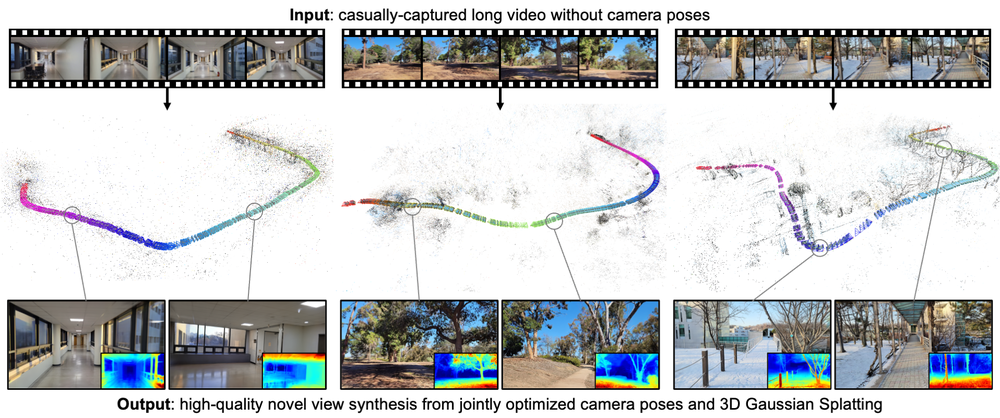
#> input picture assets/teaser.png, 1000 x 418 px, shrunk from 1920 x 802 before the run
$ python generate_heatmaps_appearance.py --input_dir assets
#> lines starting #> are read from the running program, lines starting #| are printed output that depends on the picture; after the words box and inside, x2 and y2 are one past the last pixel; in counts of white or black regions, pixels touching at a corner belong together
"""
generate_heatmaps_appearance.py
───────────────────────────────
Appearance 기반 snow heatmap 생성 (모델·GPU 불필요).

눈 = 작고(small) + 주변보다 밝고(local bright) + 무채색(흰색).
  - White top-hat: 큰 균일 영역(벽) 제거, 작은 밝은 구조만 남김
  - 무채색 + 밝기 게이트: 색 있는 자갈/흙/식물 제외, 흰 눈만 통과
  - 절대 스케일 → 프레임 간 일관 (per-image min-max 안 씀)

출력 (heatmap_loss.py 와 동일 contract):
  {out_dir}/{stem}.npy : raw heatmap H [0,1]  (W=exp(-alpha*H)는 학습 시 적용)
  {out_dir}/{stem}.png : 시각화 (밝을수록 눈)

사용법:
    python generate_heatmaps_appearance.py \\
        --input_dir data/snow_scene/images \\
        --out_dir   data/snow_scene/heatmaps

residual 방식(generate_heatmaps.py)이 눈 대신 텍스처를 추적하던 문제(#2)에 대한
appearance 기반 대안. 정지한 흰 장면요소(식물 크림잎·밝은 자갈)는 일부 오검출될 수 있음.
"""
import argparse
import os

import numpy as np
from PIL import Image
from skimage.morphology import white_tophat, disk
from skimage.color import rgb2hsv

IMG_EXTS = {".jpg", ".jpeg", ".png", ".bmp"}


def snow_heatmap(rgb01, radius, sat_thr, val_thr, spread_thr, th_thr, th_scale):
    """Returns raw snow heatmap H [0,1] (밝을수록 눈일 확률 높음)."""
#> called with radius = 5, sat_thr = 0.18, val_thr = 0.5, spread_thr = 0.13, th_thr = 0.08, th_scale = 0.2
    hsv = rgb2hsv(rgb01)
#> hsv: shape (418, 1000, 3) float32; mean of channels 0, 1, 2 0.158, 0.0969, 0.806
    val = hsv[..., 2]                       # 밝기
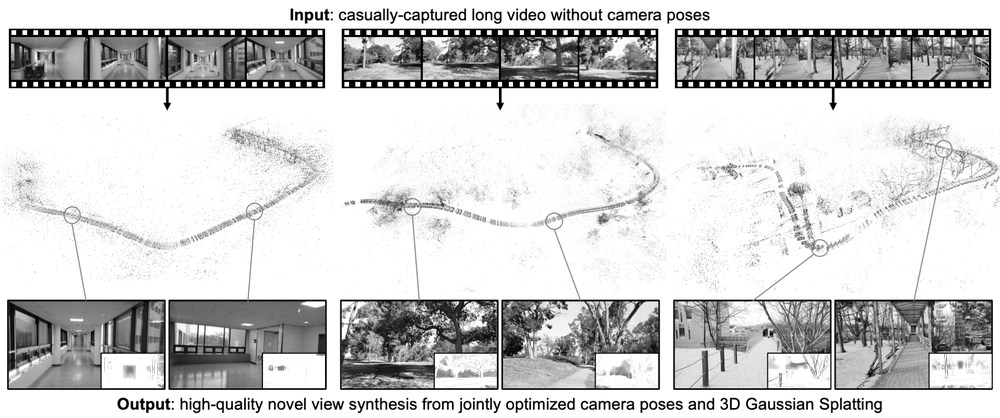
#> val: shape (418, 1000) float32; min 0, max 1, mean 0.806
    sat = hsv[..., 1]                       # 채도
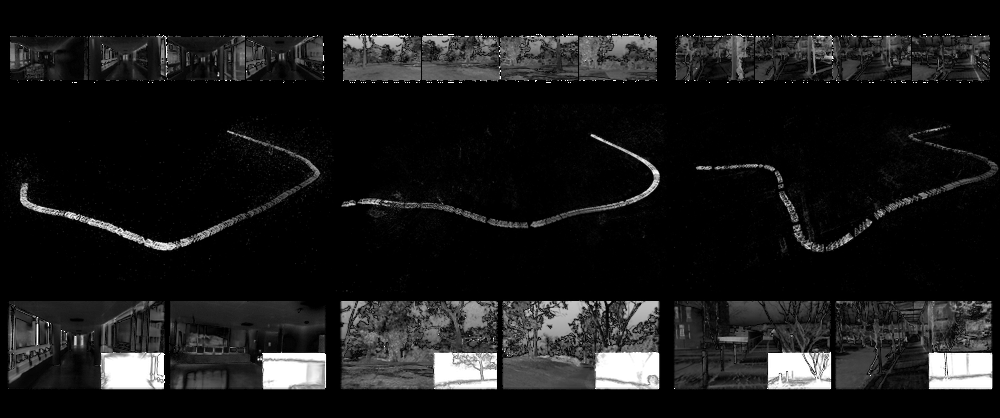
#> sat: shape (418, 1000) float32; min 0, max 1, mean 0.0969
    spread = rgb01.max(2) - rgb01.min(2)    # 무채색일수록 0
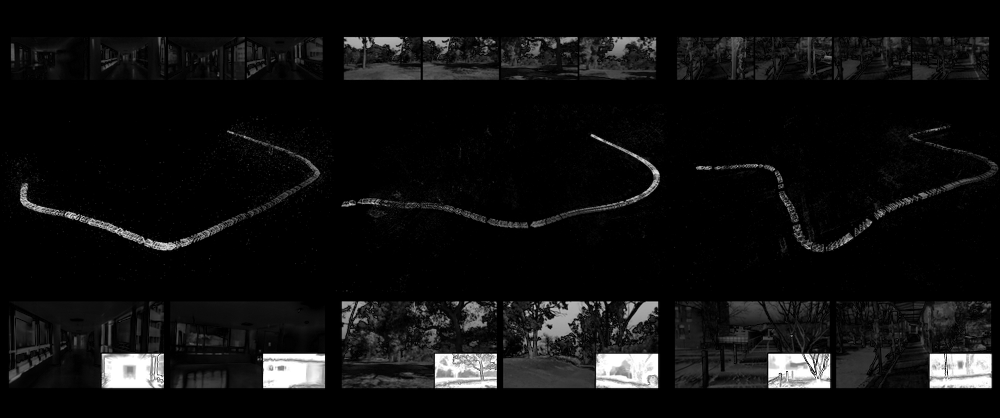
#> spread: shape (418, 1000) float32; min 0, max 1, mean 0.0635
    th = white_tophat(val, disk(radius))    # 작은 밝은 구조 (눈)
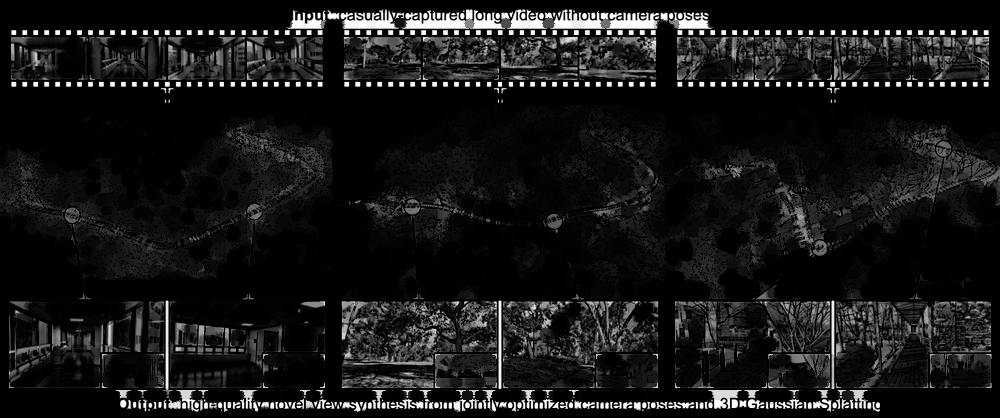
#> th: shape (418, 1000) float32; min 0, max 1, mean 0.0931
    inten = np.clip((th - th_thr) / th_scale, 0.0, 1.0)
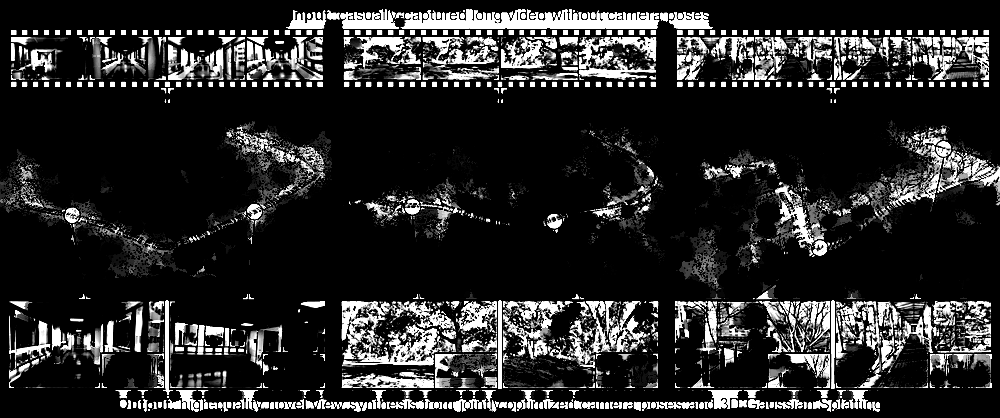
#> inten: shape (418, 1000) float32; min 0, max 1, mean 0.163
    gate = (sat < sat_thr) & (val > val_thr) & (spread < spread_thr)
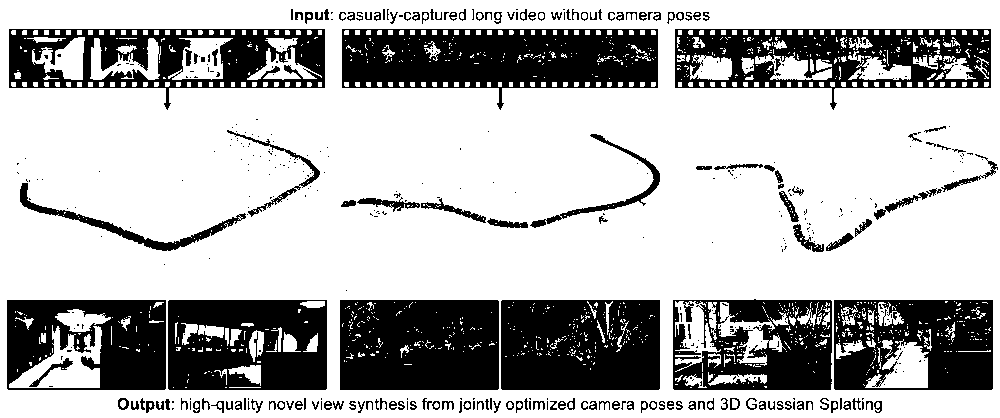
#> gate: shape (418, 1000) bool; 70.5% white; 447 black regions (288 under 20 px), largest, box (x1, y1, x2, y2) and area: (342, 29, 658, 110) 16721, (340, 300, 499, 390) 13857, (501, 300, 660, 390) 13629
    H = (inten * gate).astype(np.float32)
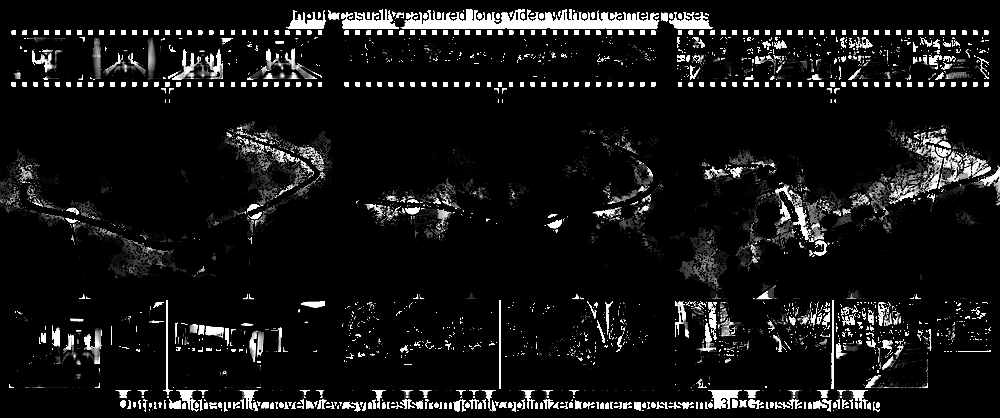
#> H: shape (418, 1000) float32; min 0, max 1, mean 0.0818
    return H


def main():
    p = argparse.ArgumentParser()
    p.add_argument("--input_dir", required=True, help="원본 이미지 폴더")
    p.add_argument("--out_dir", default=None, help="출력 폴더 (기본: input_dir/../heatmaps)")
    # appearance 하이퍼파라미터 (recall↑ 쪽으로 약간 완화한 기본값)
    p.add_argument("--radius",     type=int,   default=5,    help="white top-hat 구조요소 반경")
    p.add_argument("--sat_thr",    type=float, default=0.18, help="채도 상한 (초과 시 snow 아님)")
    p.add_argument("--val_thr",    type=float, default=0.50, help="밝기 하한")
    p.add_argument("--spread_thr", type=float, default=0.13, help="채널 스프레드 상한 (무채색)")
    p.add_argument("--th_thr",     type=float, default=0.08, help="top-hat 응답 하한")
    p.add_argument("--th_scale",   type=float, default=0.20, help="top-hat 응답 정규화 스케일")
    args = p.parse_args()

    out_dir = args.out_dir or os.path.join(os.path.dirname(args.input_dir), "heatmaps")
    os.makedirs(out_dir, exist_ok=True)

    img_files = sorted(f for f in os.listdir(args.input_dir)
                       if os.path.splitext(f)[1].lower() in IMG_EXTS)
    print(f"[info] {len(img_files)}개 이미지 처리 시작 (appearance snow heatmap)")

    cover = []
    for fname in img_files:
        stem = os.path.splitext(fname)[0]
        rgb = np.asarray(Image.open(
            os.path.join(args.input_dir, fname)).convert("RGB")).astype(np.float32) / 255.0
        H = snow_heatmap(rgb, args.radius, args.sat_thr, args.val_thr,
                         args.spread_thr, args.th_thr, args.th_scale)
        np.save(os.path.join(out_dir, stem + ".npy"), H)
        Image.fromarray((H * 255).clip(0, 255).astype(np.uint8)).save(
            os.path.join(out_dir, stem + ".png"))
        cover.append((H > 0.3).mean() * 100)

    cover = np.array(cover)
#> cover = [9.03]
    print(f"[done] {len(img_files)}개 저장 → {out_dir}")
    print(f"[stat] 검출(snow) 비율: 평균 {cover.mean():.2f}%  "
          f"min {cover.min():.2f}%  max {cover.max():.2f}%")
#| [stat] 검출(snow) 비율: 평균 9.03%  min 9.03%  max 9.03%


if __name__ == "__main__":
    main()
